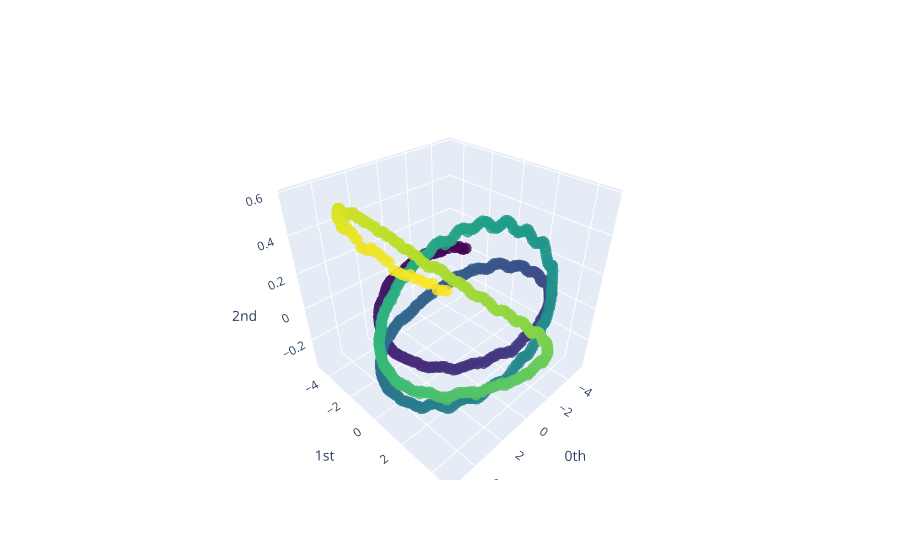

Notebook source saved alongside this figure:
### Code cell
max_time_delay = 55
max_embedding_dimension = 12
stride = 3

signal = ss_BHP

optimal_time_delay, optimal_embedding_dimension = takens_embedding_optimal_parameters(
    signal, max_time_delay, max_embedding_dimension, stride=stride
    )
print('length of signal to analyze', int(len(signal)/stride))
print(f"Optimal embedding time delay based on mutual information: {optimal_time_delay}")
print(f"Optimal embedding dimension based on false nearest neighbors: {optimal_embedding_dimension}")
embedding_dimension = optimal_time_delay
embedding_time_delay = optimal_time_delay

embedder = SingleTakensEmbedding(
    parameters_type="fixed", n_jobs=6, time_delay=embedding_time_delay, dimension=embedding_dimension, stride=stride
)

y_embedded = embedder.fit_transform(signal)

pca = PCA(n_components=3)
y_embedded_pca = pca.fit_transform(y_embedded)


#zaxis = dict()
#zaxis['range']=[(-0.1),(0.1)]

style = {
            "x_range": [-5, 5],
            "y_range": [-5, 5],
            "marker": dict(size=12),
            "xaxis": dict(tickmode="linear", tick0=0, dtick=10),
            "yaxis": dict(tickmode="linear", tick0=-500, dtick=500),
        }

import plotly.graph_objs.layout as po
#prova = dict({
    #"layout": {"title": {"text": "A Figure Specified By Python Dictionary"}}
    #"layout": {"xaxis_range": [-0.1,0.1]} 
#    "layout": {"xaxis":po.XAxis(zaxis)}   
#})

layout = {
        "xaxis": style["xaxis"],
        "yaxis": style["yaxis"],
    }


norm = plot_point_cloud(y_embedded_pca, plotly_params=layout)
norm

### Figure 1 — Plotly figure (JSON) as saved in the notebook; plotly's stock layout.template omitted (floating-point values rounded to 4 significant figures; data arrays with more than 128 entries replaced by an {"elided": "..."} marker saying what was removed)
{"data": [{"marker": {"color": {"elided": "725 int values"}, "colorscale": [[0, "#440154"], [0.1111, "#482878"], [0.2222, "#3e4989"], [0.3333, "#31688e"], [0.4444, "#26828e"], [0.5556, "#1f9e89"], [0.6667, "#35b779"], [0.7778, "#6ece58"], [0.8889, "#b5de2b"], [1, "#fde725"]], "opacity": 0.8, "size": 4}, "mode": "markers", "type": "scatter3d", "x": {"elided": "725 float values"}, "y": {"elided": "725 float values"}, "z": {"elided": "725 float values"}}], "layout": {"scene": {"xaxis": {"exponentformat": "e", "showexponent": "all", "title": {"text": "0th"}, "type": "linear"}, "yaxis": {"exponentformat": "e", "showexponent": "all", "title": {"text": "1st"}, "type": "linear"}, "zaxis": {"exponentformat": "e", "showexponent": "all", "title": {"text": "2nd"}, "type": "linear"}}}}
